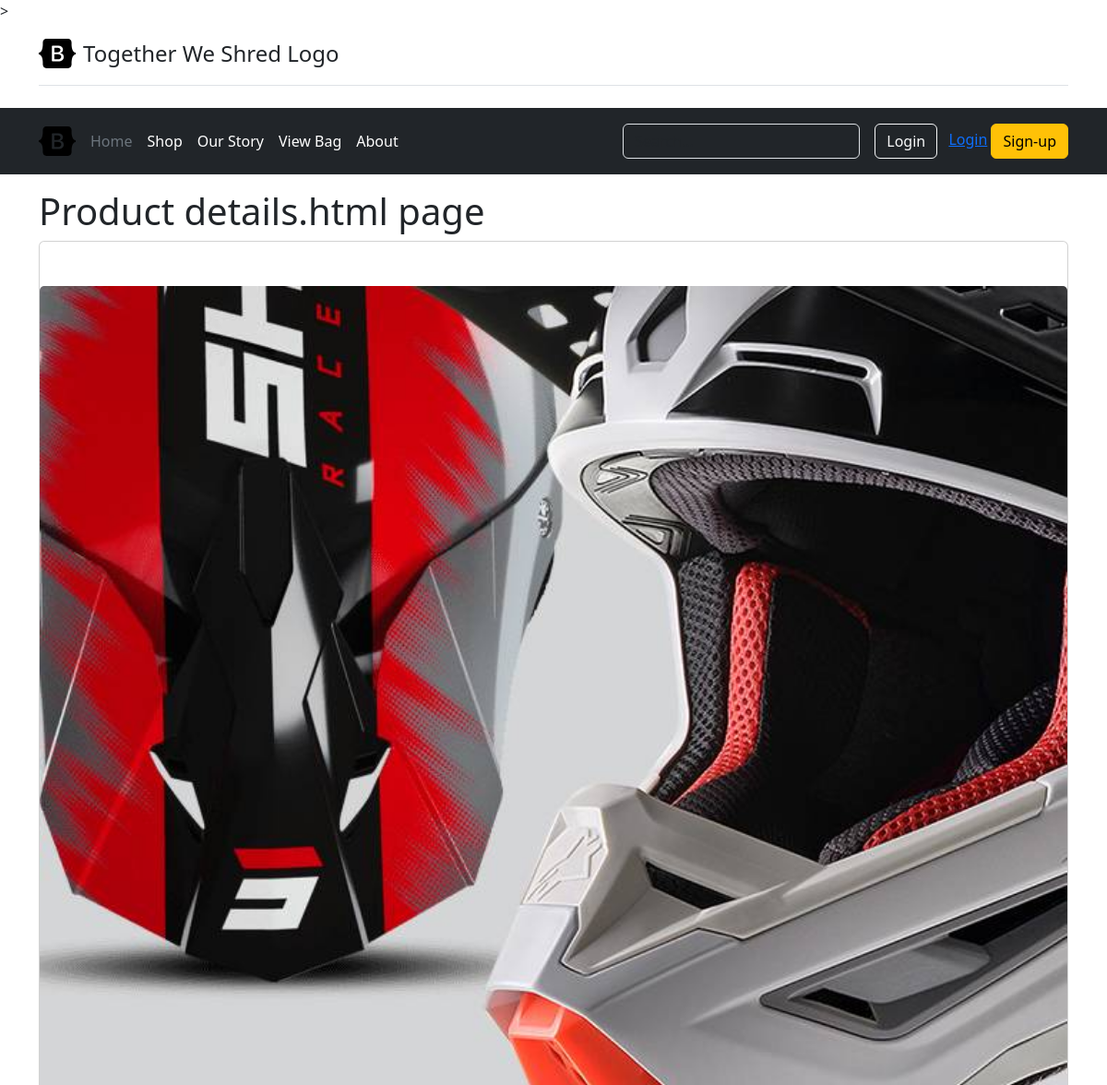
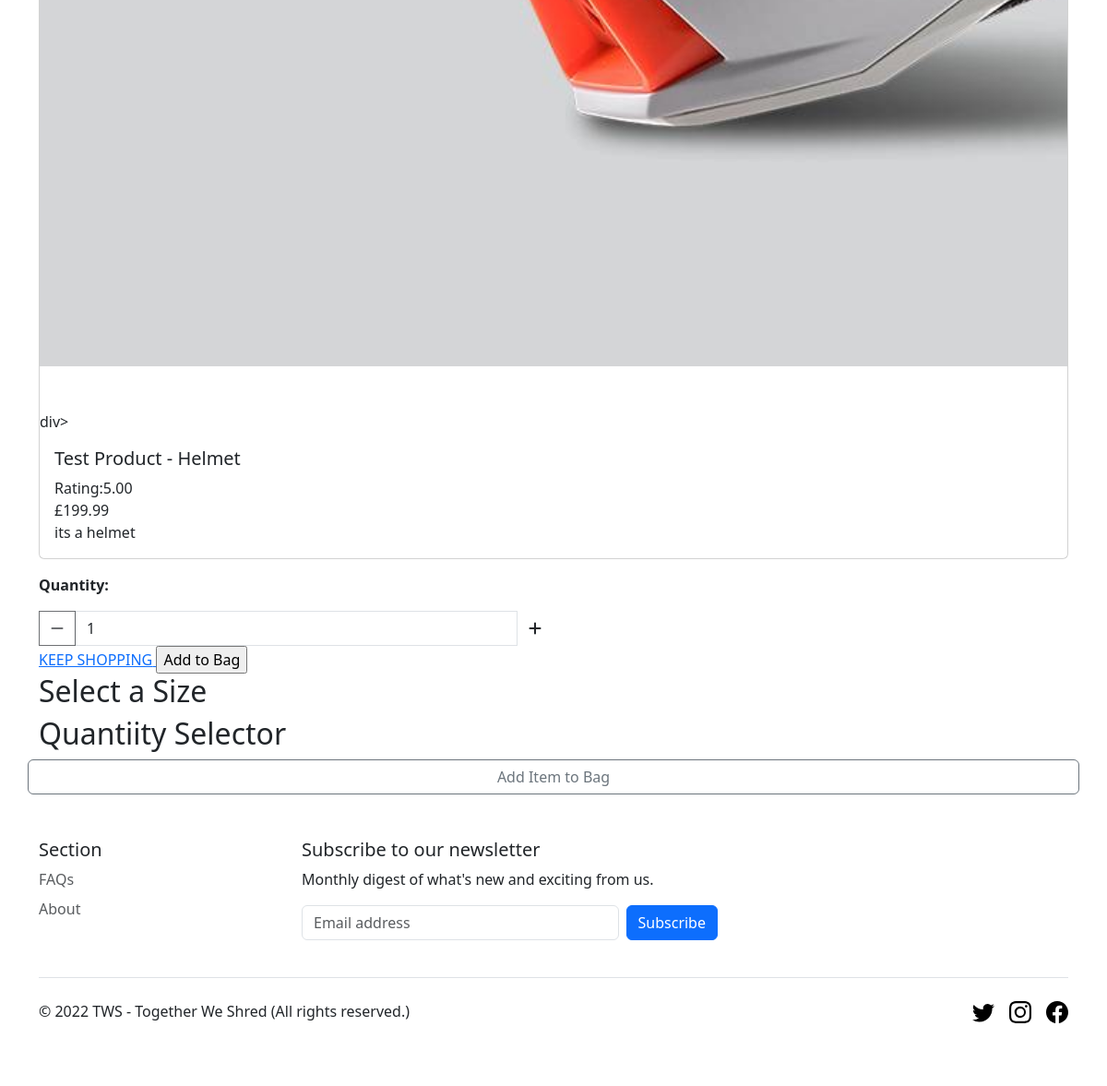
Screenshot of /shop/1/ with the database file from the repository (2 pictures, top to bottom).
### shop/models.py (models this page shows, shortened)
class Product(models.Model):
    category = models.ForeignKey('Category', null=True, blank=True, on_delete=models.SET_NULL)      # foreign key to the category model
    product_code = models.CharField(max_length=254, null=True, blank=True)
    name = models.CharField(max_length=254)
    description = models.TextField()
    price = models.DecimalField(max_digits=6, decimal_places=2)
    customer_rating = models.DecimalField(max_digits=6, decimal_places=2, null=True, blank=True)
    item_in_stock = models.BooleanField(default=True)                                                          # or could change this to number of items in stock ?
    image_url = models.URLField(max_length=1024, null=True, blank=True)
    image = models.ImageField(null=True, blank=True)

### shop/views.py (the view)
# urls.py: path('<int:id>/', views.product_detail, name="product_detail"),
def product_detail(request, id):
    product = get_object_or_404(Product, id=id)
    context = {
        'product': product,
    }
    return render(request, 'shop/product_detail.html', context)

### shop/templates/shop/product_detail.html (shortened to what this page needs)
{% extends "base.html" %}
{% load static %}
{% block content%}
<div class="container">
<h1>Product details.html page</h1>
<div class="row">
  <div class="col">
    <div class="card">
      <div class="image-container my-5"><img class="card-img-top" alt="..." src="{% if product.image %}{{ product.image.url }}{% else %}{% static "img/no_image.png" %}{% endif %}">
        </div>div>
      <div class="card-body">
        <h5 class="card-title">{{ product.name }}</h5>
        <p class="card-text">Rating:{{ product.customer_rating }}<br>
          £{{ product.price }}</p>
          {{ product.description }}
      </div>
    </div>
  </div>
  <form class="form" action="{% url 'add_to_bag' product.id %}" method="POST">
    <div class="form-row">
        <div class="col-12">
            <p class="mt-3"><strong>Quantity:</strong></p>
            <div class="form-group w-50">
                <div class="input-group">
                  <div class="input-group-prepend">
                    <button class="decrement-qty btn btn-black rounded-0"
                        data-item_id="{{ product.id }}" id="decrement-qty_{{ product.id }}">
                        <span class="icon">
                            <i class="fas fa-minus"></i>
                        </span>
                    </button>
                </div>
                    <input class="form-control qty_input" type="number" name="quantity" value="1" min="1" max="99" data-item_id="{{ product.id }}" id="id_qty_{{ product.id }}">
                    <div class="input-group-append">
                      <button class="increment-qty btn btn-black rounded-0"
                          data-item_id="{{ product.id }}" id="increment-qty_{{ product.id }}">
                          <span class="icon">
                              <i class="fas fa-plus"></i>
                          </span>
                      </button>
                  </div>
                  </div>
            </div>
        </div>
        <div class="col-12">
            <a href="">
                 <span class="text-uppercase">Keep Shopping</span>
            </a>
            <input type="submit" value="Add to Bag">
        </div>
    </div>
</form>
        <h2>Select a Size</h2>
        <h2>Quantiity Selector</h2>
         <button data-product="{{product.id}}" data-action="add" class="btn btn-outline-secondary add-btn update-shoppingbag">Add Item to Bag</button>
  </div>
</div>
  {% endblock %}

### rows the page displays
Product: image (picture), name "Test Product - Helmet", customer_rating "5.00", price "199.99", description "its a helmet", quantity "1"
